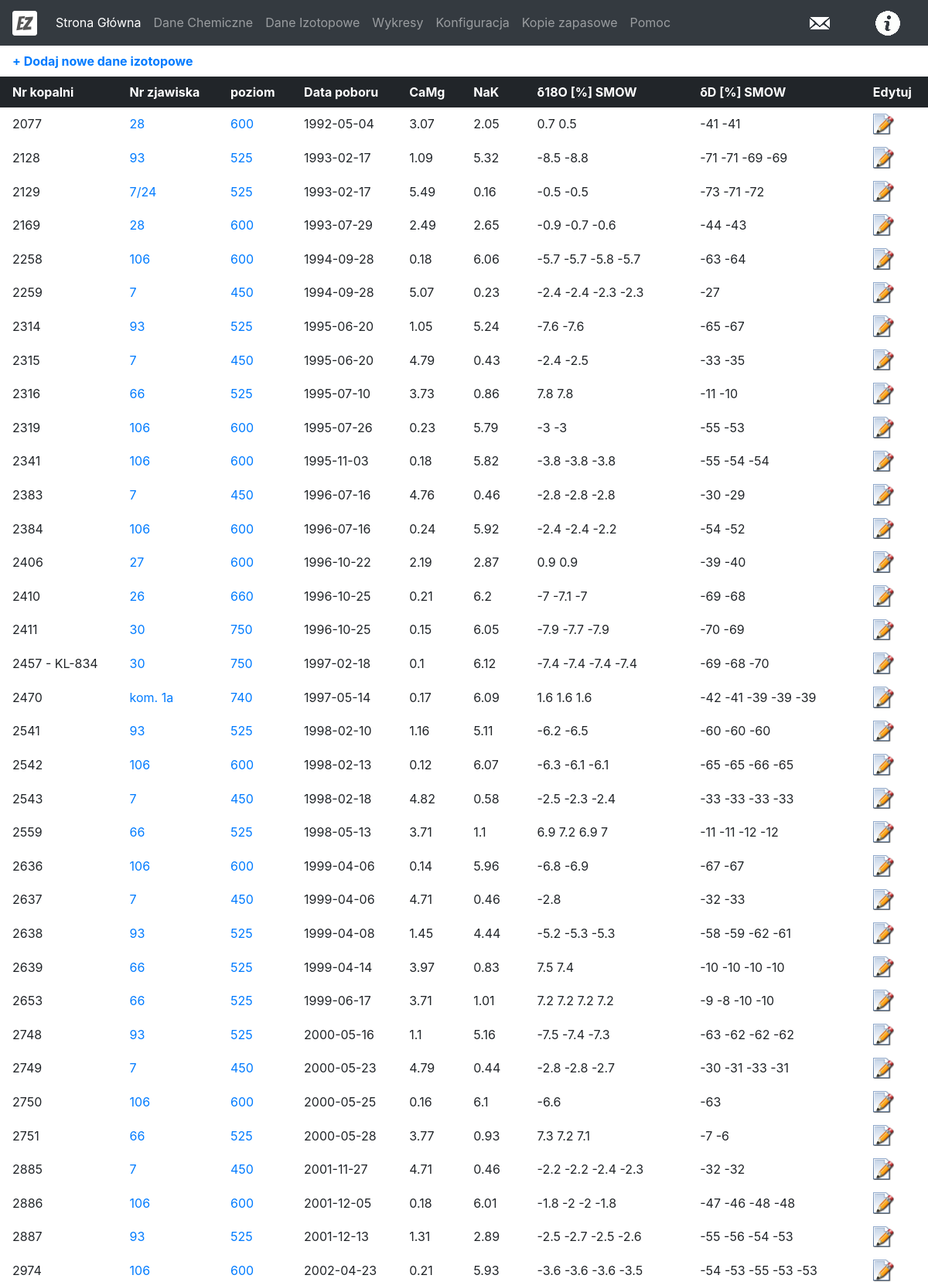
Page /isotopes (upper part) on the committed database.
### tables this page shows
CREATE TABLE izotopy(
 id INTEGER PRIMARY KEY AUTOINCREMENT,
 nr_probki	VARCHAR,
 nr_zjawiska VARCHAR,
 data_poboru VARCHAR,
 camg VARCHAR,
 nak VARCHAR,
 d18o VARCHAR,
 dd VARCHAR
, poziom TEXT);

### main.py (the view)
@app.route('/isotopes')
def isotopes():
    isotopes = getAllIsotopes()
    convertNulls(isotopes)
    return render_template('isotope.html', isotopes=isotopes)

### dbUtils.py (called while the page is built)
def dict_factory(cursor, row):
    d = OrderedDict()
    for idx, col in enumerate(cursor.description):
        d[col[0]] = row[idx]
    return d

def getAllIsotopes():
    conn = sqlite3.connect('data.db')
    cursor = conn.cursor()
    query = 'select * from izotopy order by data_poboru'
    isotopes = []
    for row in cursor.execute(query):
        isotope = dict_factory(cursor, row)
        isotopes.append(isotope)
    conn.close()
    return isotopes

def convertNulls(sampleList, character='--'):
    for index, sample in enumerate(sampleList):
        for key, value in sample.items():
            if value==None:
                sampleList[index][key]=character

### templates/isotope.html (shortened to what this page needs)
{% extends 'layout.html' %}
{% block body %}
	<div>
		<table>
			<tr>
				<td><a href="/addIsotope"> <b>+ Dodaj nowe dane izotopowe</b></a></td>
			</tr>
		</table>
		<table class="tableFixHead" id="sampleTable">
  			<thead class="thead-dark">
  			  <tr>
				  <th scope="col" onclick="sortTable(0)" class="nr_kopalni">Nr kopalni</th>
				  <th scope="col" onclick="sortTable(1)" class="nr_zjawiska">Nr zjawiska</th>
				  <th scope="col" onclick="sortTable(2)" class="poziom">poziom</th>
				  <th scope="col" onclick="sortTable(3)" class="data_poboru">Data poboru</th>
				  <th scope="col" onclick="sortTable(4)" class="camg">CaMg</th>
				  <th scope="col" onclick="sortTable(5)" class="nak">NaK</th>
				  <th scope="col" onclick="sortTable(6)" class="d18o">δ18O [%] SMOW</th>
				  <th scope="col" onclick="sortTable(7)" class="dd">δD [%] SMOW</th>
				  <th scope="col" >Edytuj</th>
  			  </tr>
  			</thead>
  			<tbody>
			  {% for isotope in isotopes %}
  			  <tr>
				  <td class="nr_probki">{{isotope.nr_probki}}</td>
				  <td class="nr_zjawiska"><a href="/isotopesEvent/{{isotope.nr_zjawiska}}">{{isotope.nr_zjawiska}}</a></td>
				  <td class="poziom"><a href="/isotopesLevel/{{isotope.poziom}}">{{isotope.poziom}}</a></td>
				  <td class="data_poboru">{{isotope.data_poboru}}</td>
				  <td class="camg">{{isotope.camg}}</td>
				  <td class="nak">{{isotope.nak}}</td>
				  <td class="d18o">{{isotope.d18o}}</td>
				  <td class="dd">{{isotope.dd}}</td>
				  <td> <a href="/editIsotope/{{isotope.id}}"><img src="{{ url_for('static', filename = 'editIcon.png') }}"  width="50%" height="50%"/></a></td>
  			  </tr>
			  {% endfor %}
  			</tbody>
		</table>
	</div>
{% endblock %}

### static/style.css (style rules this page uses)
.tableFixHead { overflow-y: auto; height: 100px; }
.tableFixHead th { position: sticky; top: 0; }
table { border-collapse: collapse; width: 100%; }
th, td { padding: 8px 16px; }
th { color: #fff; background-color: #212529; border-color: #32383e; }

### rows in the picture
izotopy: nr_probki "2077", nr_zjawiska "28", poziom "600", data_poboru "1992-05-04", camg "3.07", nak "2.05", d18o "0.7 0.5", dd "-41 -41"
izotopy: nr_probki "2128", nr_zjawiska "93", poziom "525", data_poboru "1993-02-17", camg "1.09", nak "5.32", d18o "-8.5 -8.8", dd "-71 -71 -69 -69"
izotopy: nr_probki "2129", nr_zjawiska "7/24", poziom "525", data_poboru "1993-02-17", camg "5.49", nak "0.16", d18o "-0.5 -0.5", dd "-73 -71 -72"
izotopy: nr_probki "2169", nr_zjawiska "28", poziom "600", data_poboru "1993-07-29", camg "2.49", nak "2.65", d18o "-0.9 -0.7 -0.6", dd "-44 -43"
izotopy: nr_probki "2258", nr_zjawiska "106", poziom "600", data_poboru "1994-09-28", camg "0.18", nak "6.06", d18o "-5.7 -5.7 -5.8 -5.7", dd "-63 -64"
izotopy: nr_probki "2259", nr_zjawiska "7", poziom "450", data_poboru "1994-09-28", camg "5.07", nak "0.23", d18o "-2.4 -2.4 -2.3 -2.3", dd "-27"
izotopy: nr_probki "2314", nr_zjawiska "93", poziom "525", data_poboru "1995-06-20", camg "1.05", nak "5.24", d18o "-7.6 -7.6", dd "-65 -67"
izotopy: nr_probki "2315", nr_zjawiska "7", poziom "450", data_poboru "1995-06-20", camg "4.79", nak "0.43", d18o "-2.4 -2.5", dd "-33 -35"
izotopy: nr_probki "2316", nr_zjawiska "66", poziom "525", data_poboru "1995-07-10", camg "3.73", nak "0.86", d18o "7.8 7.8", dd "-11 -10"
izotopy: nr_probki "2319", nr_zjawiska "106", poziom "600", data_poboru "1995-07-26", camg "0.23", nak "5.79", d18o "-3 -3", dd "-55 -53"
izotopy: nr_probki "2341", nr_zjawiska "106", poziom "600", data_poboru "1995-11-03", camg "0.18", nak "5.82", d18o "-3.8 -3.8 -3.8", dd "-55 -54 -54"
izotopy: nr_probki "2383", nr_zjawiska "7", poziom "450", data_poboru "1996-07-16", camg "4.76", nak "0.46", d18o "-2.8 -2.8 -2.8", dd "-30 -29"
izotopy: nr_probki "2384", nr_zjawiska "106", poziom "600", data_poboru "1996-07-16", camg "0.24", nak "5.92", d18o "-2.4 -2.4 -2.2", dd "-54 -52"
izotopy: nr_probki "2406", nr_zjawiska "27", poziom "600", data_poboru "1996-10-22", camg "2.19", nak "2.87", d18o "0.9 0.9", dd "-39 -40"
izotopy: nr_probki "2410", nr_zjawiska "26", poziom "660", data_poboru "1996-10-25", camg "0.21", nak "6.2", d18o "-7 -7.1 -7", dd "-69 -68"
izotopy: nr_probki "2411", nr_zjawiska "30", poziom "750", data_poboru "1996-10-25", camg "0.15", nak "6.05", d18o "-7.9 -7.7 -7.9", dd "-70 -69"
izotopy: nr_probki "2457 - KL-834", nr_zjawiska "30", poziom "750", data_poboru "1997-02-18", camg "0.1", nak "6.12", d18o "-7.4 -7.4 -7.4 -7.4", dd "-69 -68 -70"
izotopy: nr_probki "2470", nr_zjawiska "kom. 1a", poziom "740", data_poboru "1997-05-14", camg "0.17", nak "6.09", d18o "1.6 1.6 1.6", dd "-42 -41 -39 -39 -39"
izotopy: nr_probki "2541", nr_zjawiska "93", poziom "525", data_poboru "1998-02-10", camg "1.16", nak "5.11", d18o "-6.2 -6.5", dd "-60 -60 -60"
izotopy: nr_probki "2542", nr_zjawiska "106", poziom "600", data_poboru "1998-02-13", camg "0.12", nak "6.07", d18o "-6.3 -6.1 -6.1", dd "-65 -65 -66 -65"
izotopy: nr_probki "2543", nr_zjawiska "7", poziom "450", data_poboru "1998-02-18", camg "4.82", nak "0.58", d18o "-2.5 -2.3 -2.4", dd "-33 -33 -33 -33"
izotopy: nr_probki "2559", nr_zjawiska "66", poziom "525", data_poboru "1998-05-13", camg "3.71", nak "1.1", d18o "6.9 7.2 6.9 7", dd "-11 -11 -12 -12"
izotopy: nr_probki "2636", nr_zjawiska "106", poziom "600", data_poboru "1999-04-06", camg "0.14", nak "5.96", d18o "-6.8 -6.9", dd "-67 -67"
izotopy: nr_probki "2637", nr_zjawiska "7", poziom "450", data_poboru "1999-04-06", camg "4.71", nak "0.46", d18o "-2.8", dd "-32 -33"
izotopy: nr_probki "2638", nr_zjawiska "93", poziom "525", data_poboru "1999-04-08", camg "1.45", nak "4.44", d18o "-5.2 -5.3 -5.3", dd "-58 -59 -62 -61"
izotopy: nr_probki "2639", nr_zjawiska "66", poziom "525", data_poboru "1999-04-14", camg "3.97", nak "0.83", d18o "7.5 7.4", dd "-10 -10 -10 -10"
izotopy: nr_probki "2653", nr_zjawiska "66", poziom "525", data_poboru "1999-06-17", camg "3.71", nak "1.01", d18o "7.2 7.2 7.2 7.2", dd "-9 -8 -10 -10"
izotopy: nr_probki "2748", nr_zjawiska "93", poziom "525", data_poboru "2000-05-16", camg "1.1", nak "5.16", d18o "-7.5 -7.4 -7.3", dd "-63 -62 -62 -62"
izotopy: nr_probki "2749", nr_zjawiska "7", poziom "450", data_poboru "2000-05-23", camg "4.79", nak "0.44", d18o "-2.8 -2.8 -2.7", dd "-30 -31 -33 -31"
izotopy: nr_probki "2750", nr_zjawiska "106", poziom "600", data_poboru "2000-05-25", camg "0.16", nak "6.1", d18o "-6.6", dd "-63"
izotopy: nr_probki "2751", nr_zjawiska "66", poziom "525", data_poboru "2000-05-28", camg "3.77", nak "0.93", d18o "7.3 7.2 7.1", dd "-7 -6"
izotopy: nr_probki "2885", nr_zjawiska "7", poziom "450", data_poboru "2001-11-27", camg "4.71", nak "0.46", d18o "-2.2 -2.2 -2.4 -2.3", dd "-32 -32"
izotopy: nr_probki "2886", nr_zjawiska "106", poziom "600", data_poboru "2001-12-05", camg "0.18", nak "6.01", d18o "-1.8 -2 -2 -1.8", dd "-47 -46 -48 -48"
izotopy: nr_probki "2887", nr_zjawiska "93", poziom "525", data_poboru "2001-12-13", camg "1.31", nak "2.89", d18o "-2.5 -2.7 -2.5 -2.6", dd "-55 -56 -54 -53"
izotopy: nr_probki "2974", nr_zjawiska "106", poziom "600", data_poboru "2002-04-23", camg "0.21", nak "5.93", d18o "-3.6 -3.6 -3.6 -3.5", dd "-54 -53 -55 -53 -53"
